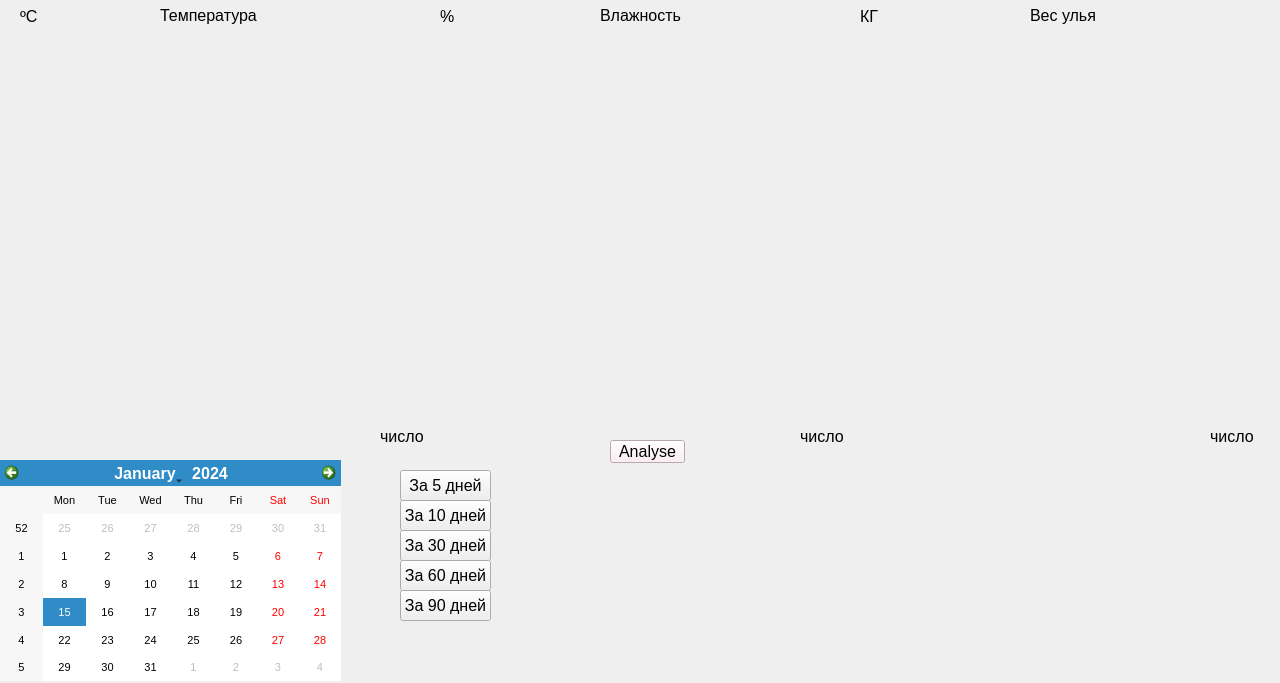
<?xml version="1.0" encoding="UTF-8"?>
<ui version="4.0">
 <class>MainWindow</class>
 <widget class="QMainWindow" name="MainWindow">
  <property name="geometry">
   <rect>
    <x>0</x>
    <y>0</y>
    <width>1280</width>
    <height>683</height>
   </rect>
  </property>
  <property name="font">
   <font>
    <pointsize>12</pointsize>
   </font>
  </property>
  <property name="windowTitle">
   <string>MainWindow</string>
  </property>
  <widget class="QWidget" name="centralwidget">
   <widget class="QLabel" name="label">
    <property name="geometry">
     <rect>
      <x>880</x>
      <y>590</y>
      <width>121</width>
      <height>41</height>
     </rect>
    </property>
    <property name="font">
     <font>
      <pointsize>16</pointsize>
      <weight>75</weight>
      <italic>true</italic>
      <bold>true</bold>
      <underline>true</underline>
      <strikeout>false</strikeout>
     </font>
    </property>
    <property name="text">
     <string/>
    </property>
   </widget>
   <widget class="QCalendarWidget" name="calendarWidget">
    <property name="geometry">
     <rect>
      <x>0</x>
      <y>460</y>
      <width>341</width>
      <height>221</height>
     </rect>
    </property>
    <property name="font">
     <font>
      <pointsize>8</pointsize>
     </font>
    </property>
   </widget>
   <widget class="QCustomPlot" name="widget" native="true">
    <property name="geometry">
     <rect>
      <x>20</x>
      <y>30</y>
      <width>400</width>
      <height>400</height>
     </rect>
    </property>
   </widget>
   <widget class="QCustomPlot" name="widget_2" native="true">
    <property name="geometry">
     <rect>
      <x>440</x>
      <y>30</y>
      <width>400</width>
      <height>400</height>
     </rect>
    </property>
   </widget>
   <widget class="QCustomPlot" name="widget_3" native="true">
    <property name="geometry">
     <rect>
      <x>860</x>
      <y>30</y>
      <width>400</width>
      <height>400</height>
     </rect>
    </property>
   </widget>
   <widget class="QPushButton" name="pushButton">
    <property name="geometry">
     <rect>
      <x>610</x>
      <y>440</y>
      <width>75</width>
      <height>23</height>
     </rect>
    </property>
    <property name="styleSheet">
     <string notr="true">background-color:rgb(255, 234, 241)</string>
    </property>
    <property name="text">
     <string>Analyse</string>
    </property>
   </widget>
   <widget class="QLabel" name="label_2">
    <property name="geometry">
     <rect>
      <x>160</x>
      <y>0</y>
      <width>101</width>
      <height>31</height>
     </rect>
    </property>
    <property name="text">
     <string>Температура</string>
    </property>
   </widget>
   <widget class="QLabel" name="label_3">
    <property name="geometry">
     <rect>
      <x>600</x>
      <y>0</y>
      <width>101</width>
      <height>31</height>
     </rect>
    </property>
    <property name="text">
     <string>Влажность</string>
    </property>
   </widget>
   <widget class="QLabel" name="label_4">
    <property name="geometry">
     <rect>
      <x>1030</x>
      <y>0</y>
      <width>101</width>
      <height>31</height>
     </rect>
    </property>
    <property name="text">
     <string>Вес улья</string>
    </property>
   </widget>
   <widget class="QLabel" name="label_5">
    <property name="geometry">
     <rect>
      <x>20</x>
      <y>10</y>
      <width>47</width>
      <height>13</height>
     </rect>
    </property>
    <property name="text">
     <string>ºС</string>
    </property>
   </widget>
   <widget class="QLabel" name="label_6">
    <property name="geometry">
     <rect>
      <x>440</x>
      <y>10</y>
      <width>47</width>
      <height>13</height>
     </rect>
    </property>
    <property name="text">
     <string>%</string>
    </property>
   </widget>
   <widget class="QLabel" name="label_7">
    <property name="geometry">
     <rect>
      <x>860</x>
      <y>10</y>
      <width>47</width>
      <height>13</height>
     </rect>
    </property>
    <property name="text">
     <string>КГ</string>
    </property>
   </widget>
   <widget class="QLabel" name="label_8">
    <property name="geometry">
     <rect>
      <x>1210</x>
      <y>430</y>
      <width>47</width>
      <height>13</height>
     </rect>
    </property>
    <property name="text">
     <string>число</string>
    </property>
   </widget>
   <widget class="QLabel" name="label_9">
    <property name="geometry">
     <rect>
      <x>800</x>
      <y>430</y>
      <width>47</width>
      <height>13</height>
     </rect>
    </property>
    <property name="text">
     <string>число</string>
    </property>
   </widget>
   <widget class="QLabel" name="label_10">
    <property name="geometry">
     <rect>
      <x>380</x>
      <y>430</y>
      <width>47</width>
      <height>13</height>
     </rect>
    </property>
    <property name="text">
     <string>число</string>
    </property>
   </widget>
   <widget class="QLabel" name="label_13">
    <property name="geometry">
     <rect>
      <x>90</x>
      <y>410</y>
      <width>47</width>
      <height>13</height>
     </rect>
    </property>
    <property name="text">
     <string/>
    </property>
   </widget>
   <widget class="QPushButton" name="pushButton_2">
    <property name="geometry">
     <rect>
      <x>400</x>
      <y>470</y>
      <width>91</width>
      <height>31</height>
     </rect>
    </property>
    <property name="text">
     <string>За 5 дней</string>
    </property>
   </widget>
   <widget class="QPushButton" name="pushButton_3">
    <property name="geometry">
     <rect>
      <x>400</x>
      <y>500</y>
      <width>91</width>
      <height>31</height>
     </rect>
    </property>
    <property name="text">
     <string>За 10 дней</string>
    </property>
   </widget>
   <widget class="QPushButton" name="pushButton_4">
    <property name="geometry">
     <rect>
      <x>400</x>
      <y>530</y>
      <width>91</width>
      <height>31</height>
     </rect>
    </property>
    <property name="text">
     <string>За 30 дней</string>
    </property>
   </widget>
   <widget class="QPushButton" name="pushButton_5">
    <property name="geometry">
     <rect>
      <x>400</x>
      <y>560</y>
      <width>91</width>
      <height>31</height>
     </rect>
    </property>
    <property name="text">
     <string>За 60 дней</string>
    </property>
   </widget>
   <widget class="QPushButton" name="pushButton_6">
    <property name="geometry">
     <rect>
      <x>400</x>
      <y>590</y>
      <width>91</width>
      <height>31</height>
     </rect>
    </property>
    <property name="text">
     <string>За 90 дней</string>
    </property>
   </widget>
   <zorder>label_8</zorder>
   <zorder>label_9</zorder>
   <zorder>label_10</zorder>
   <zorder>widget</zorder>
   <zorder>widget_2</zorder>
   <zorder>label_5</zorder>
   <zorder>label_2</zorder>
   <zorder>label_6</zorder>
   <zorder>label_3</zorder>
   <zorder>widget_3</zorder>
   <zorder>label_7</zorder>
   <zorder>label_4</zorder>
   <zorder>pushButton</zorder>
   <zorder>label</zorder>
   <zorder>label_13</zorder>
   <zorder>calendarWidget</zorder>
   <zorder>pushButton_2</zorder>
   <zorder>pushButton_3</zorder>
   <zorder>pushButton_4</zorder>
   <zorder>pushButton_5</zorder>
   <zorder>pushButton_6</zorder>
  </widget>
 </widget>
 <customwidgets>
  <customwidget>
   <class>QCustomPlot</class>
   <extends>QWidget</extends>
   <header>qcustomplot.h</header>
   <container>1</container>
  </customwidget>
 </customwidgets>
 <resources/>
 <connections/>
</ui>
